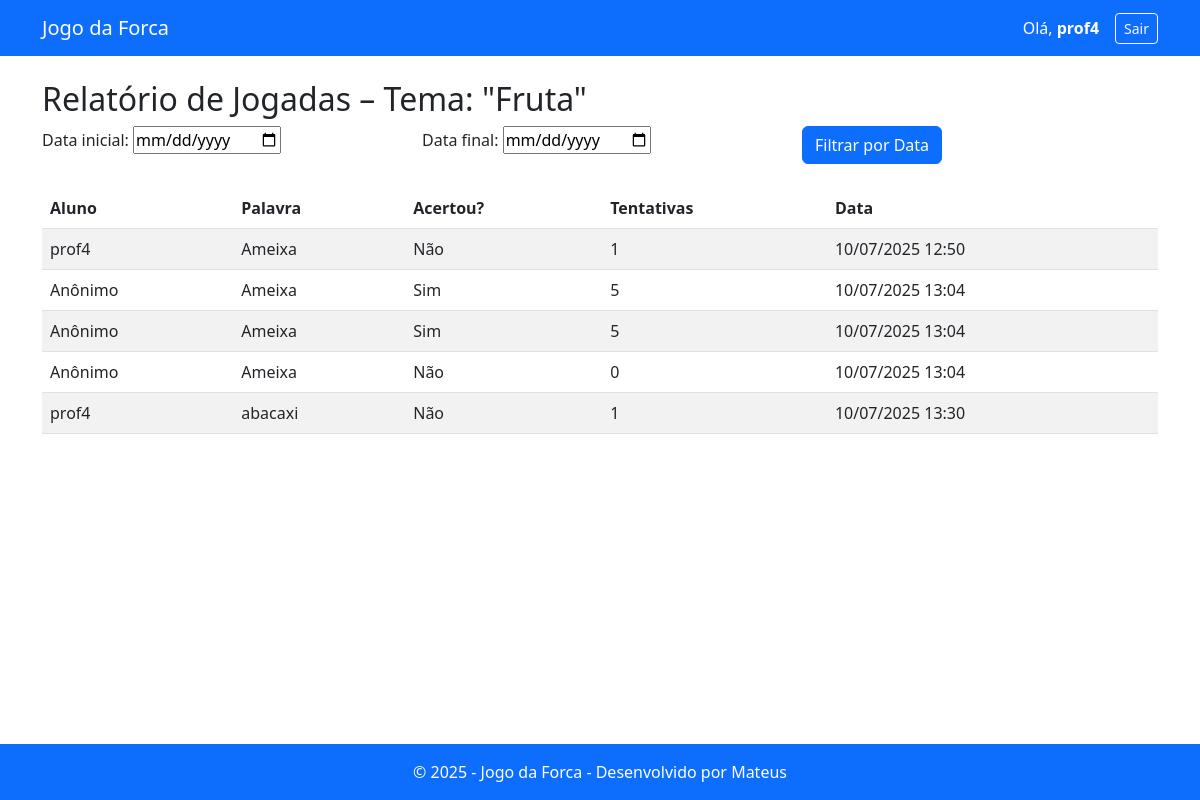
The app's page /professor/relatorio/?tema=3 (signed in) with its own data.
### jogo/models.py (models this page shows, shortened)
class Tema(models.Model):
    nome = models.CharField(max_length=100)
    criado_por = models.ForeignKey(User, on_delete=models.CASCADE, related_name="temas_criados")
    criado_em = models.DateTimeField(auto_now_add=True)

class Partida(models.Model):
    palavra = models.ForeignKey(Palavra, on_delete=models.CASCADE)
    aluno = models.ForeignKey(User, on_delete=models.SET_NULL, null=True, blank=True)
    acertou = models.BooleanField(default=False)
    tentativas = models.PositiveIntegerField(default=0)
    data = models.DateTimeField(auto_now_add=True)

class Palavra(models.Model):
    tema = models.ForeignKey(Tema, on_delete=models.CASCADE, related_name="palavras")
    texto = models.CharField(max_length=100)
    dica = models.TextField(blank=True, null=True)
    explicacao = models.TextField(blank=True, null=True)

### jogo/views.py (the view, shortened to what this page needs)
# urls.py: path('professor/relatorio/', RelatorioView.as_view(), name='relatorio'),
class RelatorioView(LoginRequiredMixin, ProfessorRequiredMixin, View):
    def get(self, request):
        tema_id = request.GET.get('tema')
        tema = get_object_or_404(Tema, id=tema_id, criado_por=request.user)
        partidas = Partida.objects.filter(
            palavra__tema=tema
        ).select_related('aluno', 'palavra', 'palavra__tema')
        form = RelatorioForm()
        return render(request, 'jogo/relatorio.html', {
            'form': form,
            'partidas': partidas,
            'tema': tema,
        })

### jogo/forms.py
class RelatorioForm(forms.Form):
    data_inicio = forms.DateField(
        widget=forms.DateInput(attrs={'type': 'date'}),
        required=False,
        label="Data inicial"
    )
    data_fim = forms.DateField(
        widget=forms.DateInput(attrs={'type': 'date'}),
        required=False,
        label="Data final"
    )

### jogo/views.py (called while the page is built)
    def test_func(self):
        return self.request.user.is_authenticated and self.request.user.groups.filter(name='professor').exists()

### jogo/templates/jogo/relatorio.html (shortened to what this page needs)
{% extends 'jogo/base.html' %}
{% block content %}
  <h2>Relatório de Jogadas – Tema: "{{ tema.nome }}"</h2>
  <form method="post" class="mb-4">
    <div class="row">
      <div class="col-md-4">{{ form.data_inicio.label_tag }} {{ form.data_inicio }}</div>
      <div class="col-md-4">{{ form.data_fim.label_tag }} {{ form.data_fim }}</div>
      <div class="col-md-4 d-flex align-items-end">
        <button type="submit" class="btn btn-primary">Filtrar por Data</button>
      </div>
    </div>
  </form>
  {% if partidas %}
    <table class="table table-striped">
      <thead>
        <tr>
          <th>Aluno</th>
          <th>Palavra</th>
          <th>Acertou?</th>
          <th>Tentativas</th>
          <th>Data</th>
        </tr>
      </thead>
      <tbody>
        {% for partida in partidas %}
          <tr>
            <td>{{ partida.aluno.username|default:"Anônimo" }}</td>
            <td>{{ partida.palavra.texto }}</td>
            <td>{{ partida.acertou|yesno:"Sim,Não" }}</td>
            <td>{{ partida.tentativas }}</td>
            <td>{{ partida.data|date:"d/m/Y H:i" }}</td>
          </tr>
        {% endfor %}
      </tbody>
    </table>
  {% elif partidas is not None %}
    <p>Nenhuma partida encontrada para os filtros selecionados.</p>
  {% endif %}
{% endblock %}

### jogo/templates/jogo/base.html (shortened to what this page needs)
{% load static %}
{% load widget_tweaks %}
<!DOCTYPE html>
<html lang="pt-br">
<head>
    <link href="https://cdn.jsdelivr.net/npm/bootstrap@5.3.0/dist/css/bootstrap.min.css" rel="stylesheet" />
</head>
<body>
<nav class="navbar navbar-expand-lg navbar-dark bg-primary">
  <div class="container">
    <a class="navbar-brand" href="{% url 'index' %}">Jogo da Forca</a>
    <div class="collapse navbar-collapse" id="navbarsExample07">
      <ul class="navbar-nav ms-auto mb-2 mb-lg-0 align-items-center">
        {% if user.is_authenticated %}
        <li class="nav-item me-2">
          <span class="nav-link">Olá, <strong>{{ user.username }}</strong></span>
        </li>
        <li class="nav-item">
          <form method="post" action="{% url 'logout' %}" class="d-inline">
            <button type="submit" class="btn btn-outline-light btn-sm">Sair</button>
          </form>
        </li>
        {% endif %}
      </ul>
    </div>
  </div>
</nav>
<main class="container mt-4">
    {% block content %}{% endblock %}
</main>
<footer class="bg-primary text-white text-center py-3">
    <div class="container">
        © 2025 - Jogo da Forca - Desenvolvido por Mateus
    </div>
</footer>
</body>
</html>

### jogo/templates/jogo/base.html (style rules this page uses)
html, body { height: 100%; }
body { display: flex; flex-direction: column; }
main { flex: 1; }
.navbar .nav-link, .navbar span { color: white !important; }

### records on screen
Tema: nome "Fruta"
Partida: aluno.username "prof4", palavra.texto "Ameixa", acertou "Não", tentativas "1", data "10/07/2025 12:50"
Partida: aluno.username "Anônimo", palavra.texto "Ameixa", acertou "Sim", tentativas "5", data "10/07/2025 13:04"
Partida: aluno.username "Anônimo", palavra.texto "Ameixa", acertou "Sim", tentativas "5", data "10/07/2025 13:04"
Partida: aluno.username "Anônimo", palavra.texto "Ameixa", acertou "Não", tentativas "0", data "10/07/2025 13:04"
Partida: aluno.username "prof4", palavra.texto "abacaxi", acertou "Não", tentativas "1", data "10/07/2025 13:30"

### other values on screen
{{ user.username }} "prof4"
